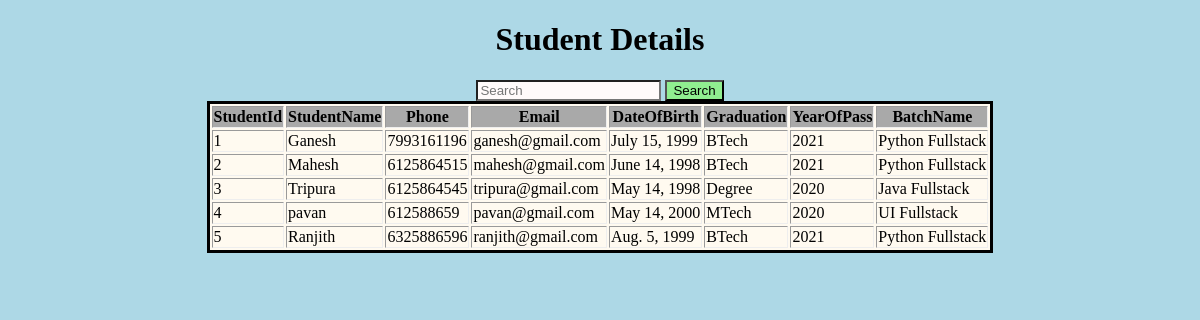
/display/, run on an earlier commit of the app's database.
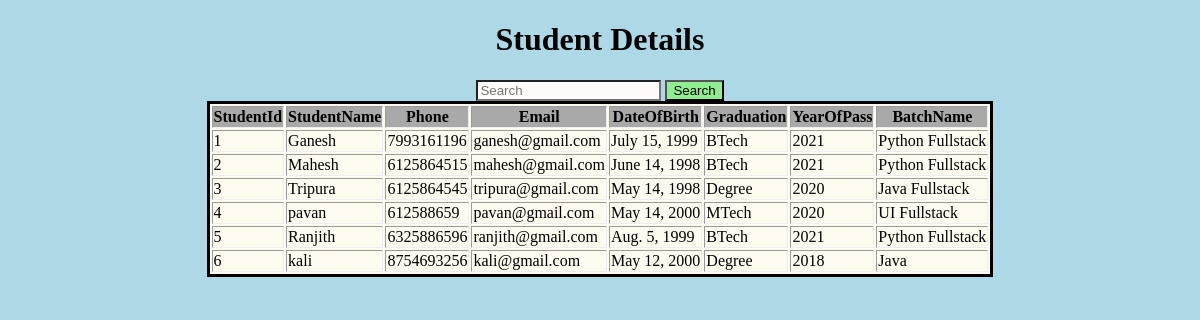
And on a later commit of the database.
### Student_App/models.py (models this page shows, shortened)
class Details(models.Model):
    StudentId = models.IntegerField(primary_key=True)
    StudentName = models.CharField(max_length=50, null=True)
    Phone = models.IntegerField(null=True)
    Email = models.CharField(max_length=50,null=True)
    DateOfBirth = models.DateField()
    Graduation = models.CharField(max_length=100,null=True)
    YearOfPass = models.IntegerField( null=True)
    BatchName = models.CharField(max_length=100)

### Student_App/views.py (the view)
# urls.py: path('display/',DisplayView.as_view()),
class DisplayView(View):
    def get(self,request):
        if 'q' in request.GET:
            q = request.GET['q']
            multiple_q = Q(Q(StudentId__icontains=q) | Q(StudentName__icontains=q))
            qs = Details.objects.filter(multiple_q)
        else:
            qs = Details.objects.all()
        con_dic={"records":qs}
        return render(request,"display.html",con_dic)

### templates/display.html (shortened to what this page needs)
{% load static %}
{% block content %}
<!DOCTYPE html>
<html lang="en">
<head>
</head>
<body bgcolor="#add8e6">
<center><h1>Student Details</h1></center>
<form class="form-inline my-2 my-lg-0 " align="center" style="background-position: right">
    <input class="form-control mr-sm-2 " style="background-color: snow" name="q" type="search" placeholder="Search" aria-label="Search">
    <button class="btn btn-outline-success my-2 my-sm-0 " style="background-color: lightgreen" type="submit">Search</button>
</form>
<table border="1"  align="center" bgcolor="#fffaf0" style="border: solid">
    <tr style="background-color: darkgray"><th>StudentId</th><th>StudentName</th><th>Phone</th><th>Email</th><th>DateOfBirth</th><th>Graduation</th><th>YearOfPass</th><th>BatchName</th></tr>
    {% for rec in records %}
    <tr><td>{{ rec.StudentId}}</td><td>{{ rec.StudentName}}</td><td>{{ rec.Phone}}</td><td>{{ rec.Email}}</td><td>{{ rec.DateOfBirth}}</td><td>{{ rec.Graduation}}</td><td>{{ rec.YearOfPass}}</td><td>{{ rec.BatchName}}</td></tr>
    {%  endfor %}
</table>
</body>
</html>
{% endblock %}

What changed in the data, as far as the page shows it:
added Details: StudentId "6", StudentName "kali", Phone "8754693256", Email "kali@gmail.com", DateOfBirth "May 12, 2000", Graduation "Degree", YearOfPass "2018", BatchName "Java"
